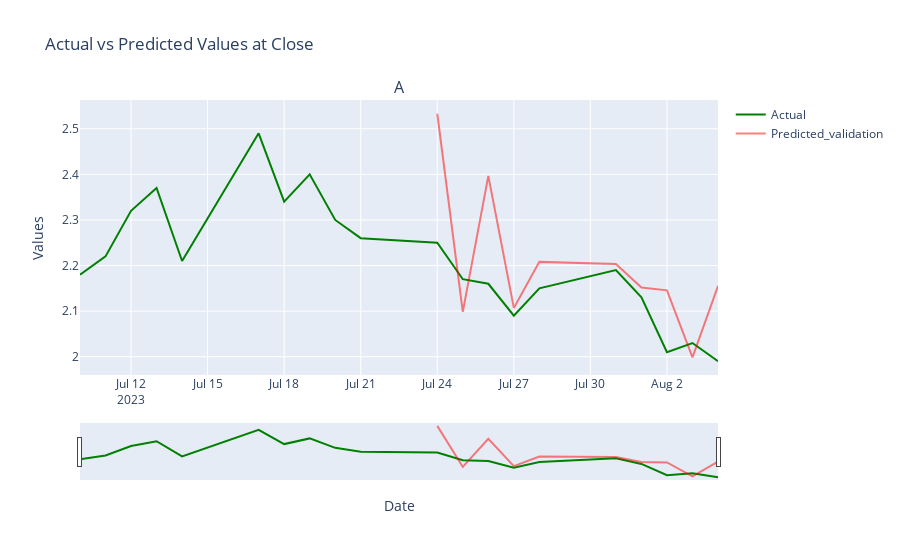

Notebook code cell kept with this figure:
### Code cell
# Repeat for the last 20 data points only

# Obtain dates for each set
x_ = list(df.index)[-20:]
#x_train = x_[-20:-10]
x_valid = x_[-n_test:]

# Create a subplot with a rangeslider
fig = make_subplots(rows=1, 
                    cols=1,
                    shared_xaxes=True, 
                    vertical_spacing=0.02, 
                    subplot_titles=("Actual vs Predicted Values at Close"))

# Add traces for each line
fig.add_trace(go.Scatter(x=x_, y=df['close'][-20:], opacity = 1.0,
                         mode='lines', 
                         name='Actual', line=dict(color='green')))
fig.add_trace(go.Scatter(x=x_valid, y=predictions, opacity = 0.5,
                         mode='lines', 
                         name='Predicted_validation', line=dict(color='red')))
#fig.add_trace(go.Scatter(x=x_train, y=predictions_train[-20:], opacity = 0.5,
#                         mode='lines', 
#                         name='Predicted_training', line=dict(color='blue')))

# Set the layout properties
fig.update_layout(title='Actual vs Predicted Values at Close',
                  xaxis_title='Date',
                  yaxis_title='Values',
                  xaxis_rangeslider_visible=True)

# Show the plot
fig.show()

### Figure 1 — Plotly figure (JSON) as saved in the notebook; plotly's stock layout.template omitted (floating-point values rounded to 4 significant figures)
{"data": [{"line": {"color": "green"}, "mode": "lines", "name": "Actual", "opacity": 1, "type": "scatter", "x": ["2023-07-10T00:00:00", "2023-07-11T00:00:00", "2023-07-12T00:00:00", "2023-07-13T00:00:00", "2023-07-14T00:00:00", "2023-07-17T00:00:00", "2023-07-18T00:00:00", "2023-07-19T00:00:00", "2023-07-20T00:00:00", "2023-07-21T00:00:00", "2023-07-24T00:00:00", "2023-07-25T00:00:00", "2023-07-26T00:00:00", "2023-07-27T00:00:00", "2023-07-28T00:00:00", "2023-07-31T00:00:00", "2023-08-01T00:00:00", "2023-08-02T00:00:00", "2023-08-03T00:00:00", "2023-08-04T00:00:00"], "y": [2.18, 2.22, 2.32, 2.37, 2.21, 2.49, 2.34, 2.4, 2.3, 2.26, 2.25, 2.17, 2.16, 2.09, 2.15, 2.19, 2.13, 2.01, 2.03, 1.99]}, {"line": {"color": "red"}, "mode": "lines", "name": "Predicted_validation", "opacity": 0.5, "type": "scatter", "x": ["2023-07-24T00:00:00", "2023-07-25T00:00:00", "2023-07-26T00:00:00", "2023-07-27T00:00:00", "2023-07-28T00:00:00", "2023-07-31T00:00:00", "2023-08-01T00:00:00", "2023-08-02T00:00:00", "2023-08-03T00:00:00", "2023-08-04T00:00:00"], "y": [2.533, 2.098, 2.397, 2.107, 2.208, 2.203, 2.152, 2.146, 1.999, 2.155]}], "layout": {"annotations": [{"font": {"size": 16}, "showarrow": false, "text": "A", "x": 0.5, "xanchor": "center", "xref": "paper", "y": 1, "yanchor": "bottom", "yref": "paper"}], "title": {"text": "Actual vs Predicted Values at Close"}, "xaxis": {"anchor": "y", "domain": [0, 1], "rangeslider": {"visible": true}, "title": {"text": "Date"}}, "yaxis": {"anchor": "x", "domain": [0, 1], "title": {"text": "Values"}}}}
